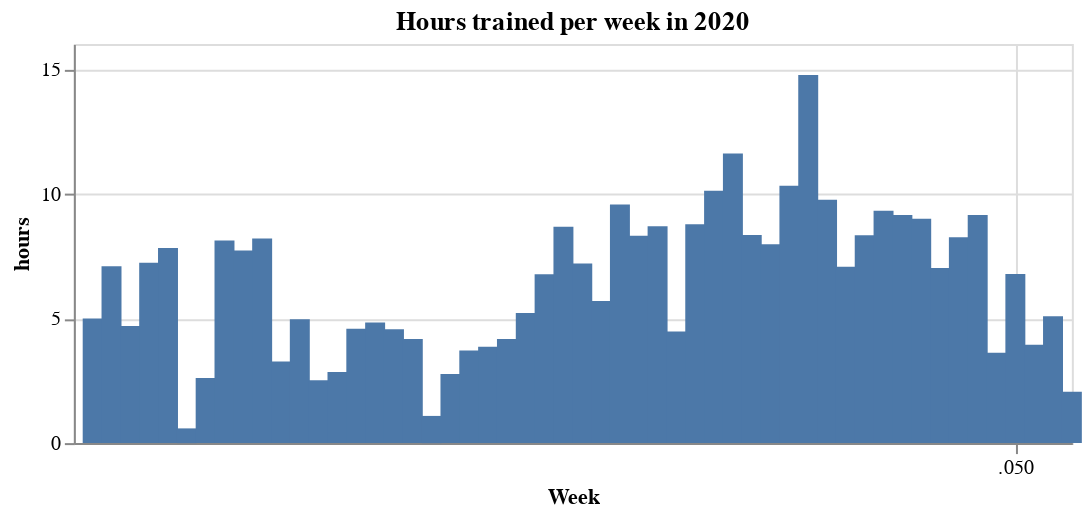

Notebook code cell kept with this figure:
### Code cell
activity_week = df.groupby(['week_no'])['hours'].sum().reset_index(name='hours')

alt.Chart(activity_week).mark_bar(size=10).encode(
    x=alt.X('week_no:T', axis=alt.Axis(title='Week')),
    y='hours:Q'
).properties(
    width=500,
    height=200,
    title='Hours trained per week in 2020'
)

### Figure 1 — Vega-Lite specification as saved in the notebook (floating-point values rounded to 4 significant figures)
{"config": {"view": {"continuousWidth": 400, "continuousHeight": 300}}, "data": {"name": "data-ea0adea50e352ada13818b1753df00eb"}, "mark": {"type": "bar", "size": 10}, "encoding": {"x": {"type": "temporal", "axis": {"title": "Week"}, "field": "week_no"}, "y": {"type": "quantitative", "field": "hours"}}, "height": 200, "title": "Hours trained per week in 2020", "width": 500, "$schema": "https://vega.github.io/schema/vega-lite/v4.8.1.json", "datasets": {"data-ea0adea50e352ada13818b1753df00eb": [{"week_no": 1, "hours": 4.99}, {"week_no": 2, "hours": 7.09}, {"week_no": 3, "hours": 4.69}, {"week_no": 4, "hours": 7.23}, {"week_no": 5, "hours": 7.82}, {"week_no": 6, "hours": 0.59}, {"week_no": 7, "hours": 2.61}, {"week_no": 8, "hours": 8.12}, {"week_no": 9, "hours": 7.72}, {"week_no": 10, "hours": 8.2}, {"week_no": 11, "hours": 3.27}, {"week_no": 12, "hours": 4.96}, {"week_no": 13, "hours": 2.52}, {"week_no": 14, "hours": 2.85}, {"week_no": 15, "hours": 4.58}, {"week_no": 16, "hours": 4.83}, {"week_no": 17, "hours": 4.56}, {"week_no": 18, "hours": 4.17}, {"week_no": 19, "hours": 1.09}, {"week_no": 20, "hours": 2.77}, {"week_no": 21, "hours": 3.71}, {"week_no": 22, "hours": 3.86}, {"week_no": 23, "hours": 4.17}, {"week_no": 24, "hours": 5.21}, {"week_no": 25, "hours": 6.77}, {"week_no": 26, "hours": 8.67}, {"week_no": 27, "hours": 7.2}, {"week_no": 28, "hours": 5.7}, {"week_no": 29, "hours": 9.56}, {"week_no": 30, "hours": 8.31}, {"week_no": 31, "hours": 8.69}, {"week_no": 32, "hours": 4.47}, {"week_no": 33, "hours": 8.77}, {"week_no": 34, "hours": 10.11}, {"week_no": 35, "hours": 11.61}, {"week_no": 36, "hours": 8.34}, {"week_no": 37, "hours": 7.97}, {"week_no": 38, "hours": 10.32}, {"week_no": 39, "hours": 14.75}, {"week_no": 40, "hours": 9.75}, {"week_no": 41, "hours": 7.07}, {"week_no": 42, "hours": 8.33}, {"week_no": 43, "hours": 9.31}, {"week_no": 44, "hours": 9.14}, {"week_no": 45, "hours": 8.99}, {"week_no": 46, "hours": 7.02}, {"week_no": 47, "hours": 8.25}, {"week_no": 48, "hours": 9.14}, {"week_no": 49, "hours": 3.62}, {"week_no": 50, "hours": 6.78}, {"week_no": 51, "hours": 3.94}, {"week_no": 52, "hours": 5.08}, {"week_no": 53, "hours": 2.06}]}}
